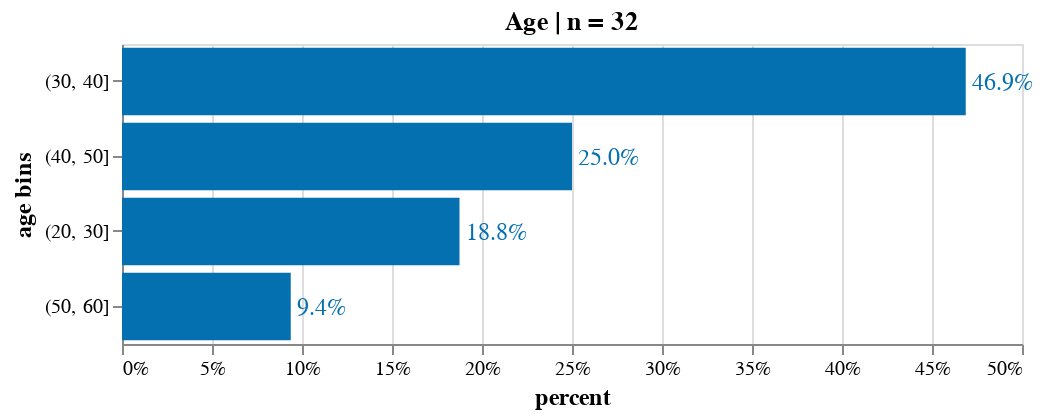

Notebook cell for this chart:
### Code cell
source = count_freq_labels(df, X="age") 
n_sample = source['counts'].sum().astype(str)

# binning age for chart
bins = [20, 30, 40, 50, 60]
source['age bins'] = pd.cut(source['age'].astype(int), bins)
source = source.groupby(['age bins'])['percent'].sum().to_frame().reset_index()
source['age bins'] = source['age bins'].astype(str)

title = 'Age | n = '+ n_sample
X, Y = 'percent:Q', 'age bins:N'
w, h= 450, 150
txs, ls, ts = 12, 10, 12

chart_age = simple_per_bar(
    source, title=title, X=X, Y=Y, \
    width=w, height=h, \
    text_size = txs, label_size = ls, title_size=ts)

chart_age.display(renderer='svg')

### Figure 1 — Vega-Lite specification as saved in the notebook (floating-point values rounded to 4 significant figures)
{"config": {"view": {"continuousWidth": 400, "continuousHeight": 300}, "axis": {"labelFontSize": 10, "titleFontSize": 12}}, "layer": [{"mark": "bar", "encoding": {"color": {"condition": {"value": "orange", "test": "(datum.emotion === null)"}, "value": "#0570b0"}, "x": {"type": "quantitative", "axis": {"format": ".0%"}, "field": "percent"}, "y": {"type": "nominal", "field": "age bins", "sort": "-x"}}, "title": "Age | n = 32"}, {"mark": {"type": "text", "align": "left", "baseline": "middle", "dx": 3, "fontSize": 12}, "encoding": {"color": {"condition": {"value": "orange", "test": "(datum.emotion === null)"}, "value": "#0570b0"}, "text": {"type": "quantitative", "field": "percent", "format": ".1%"}, "x": {"type": "quantitative", "axis": {"format": ".0%"}, "field": "percent"}, "y": {"type": "nominal", "field": "age bins", "sort": "-x"}}, "title": "Age | n = 32"}], "data": {"name": "data-4e3c93ecfb8b2a9b97f60988b12fe183"}, "height": 150, "width": 450, "$schema": "https://vega.github.io/schema/vega-lite/v4.8.1.json", "datasets": {"data-4e3c93ecfb8b2a9b97f60988b12fe183": [{"age bins": "(20, 30]", "percent": 0.1875}, {"age bins": "(30, 40]", "percent": 0.4688}, {"age bins": "(40, 50]", "percent": 0.25}, {"age bins": "(50, 60]", "percent": 0.09375}]}}
